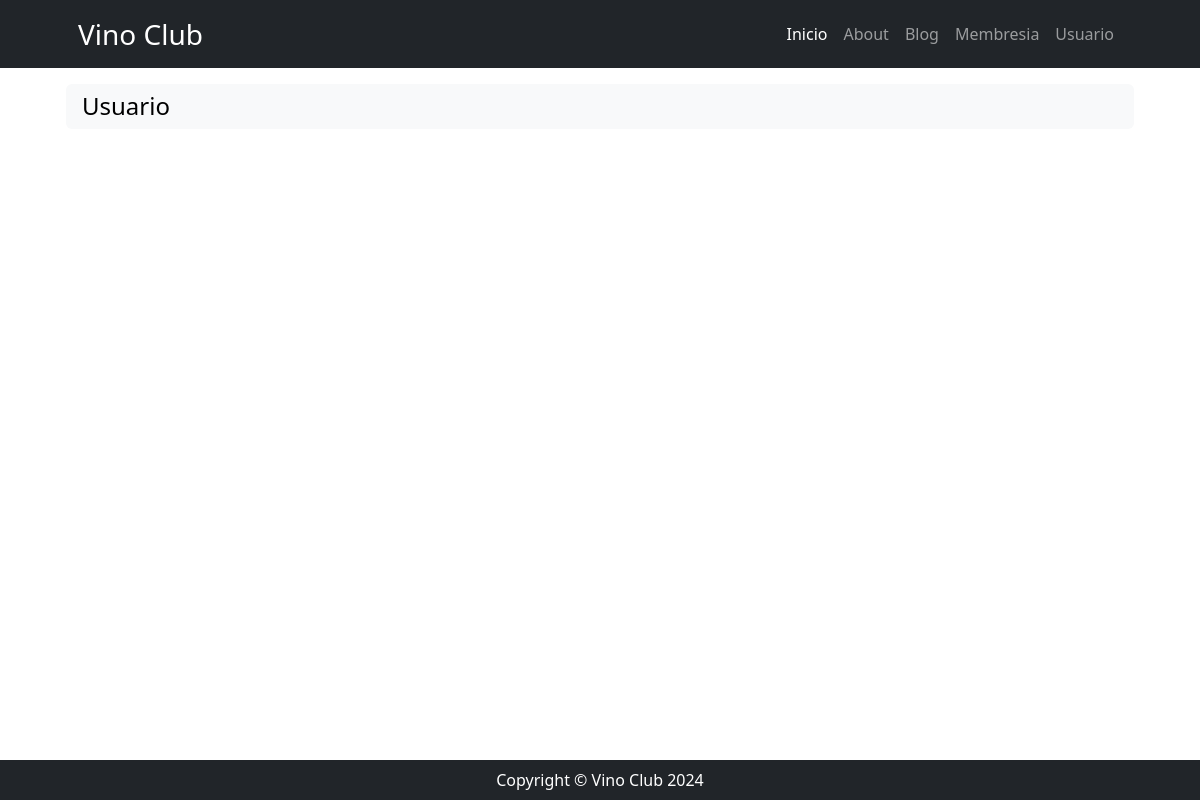
Page /usuario/ on the earlier database version.
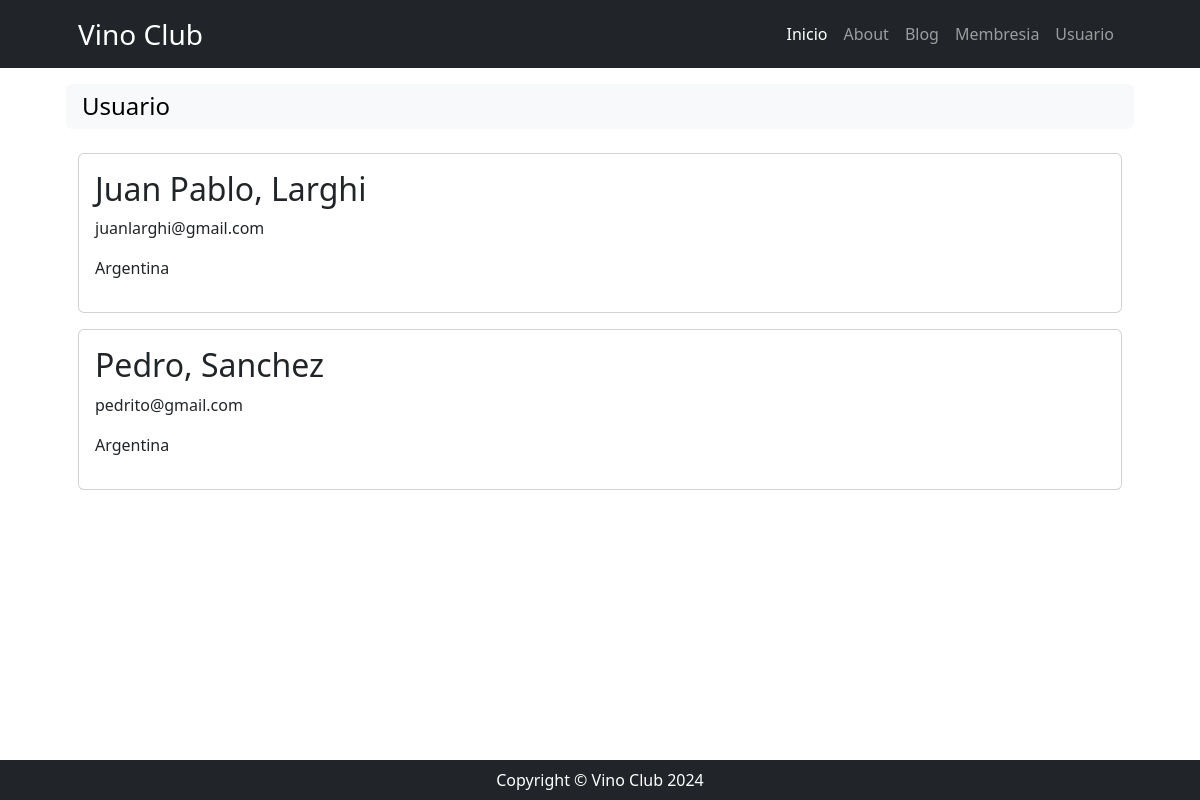
Same page on the later database version.
### usuario/models.py (models this page shows)
class Usuario(models.Model):
    nombre = models.CharField(max_length=45)
    apellido = models.CharField(max_length=45)
    pais_origen_id = models.ForeignKey(Pais, on_delete=models.SET_NULL, blank=True, null=True, verbose_name="país de origen")
    email = models.EmailField(max_length=100)
    password = models.CharField(max_length=200)
    created_at = models.DateField(auto_now_add=True)
    def __str__(self) -> str:
        return f"{self.nombre}, {self.apellido}"

class Pais(models.Model):
    nombre = models.CharField(max_length=45, verbose_name='país')
    def __str__(self):
        return self.nombre
    class Meta:
        verbose_name_plural = 'países'

### usuario/views.py (the view)
# urls.py: path('', views.home, name='home'),
def home(request):
    consulta_usuarios = models.Usuario.objects.all()
    context = {'usuarios': consulta_usuarios}
    return render(request, 'usuario/index.html', context)

### usuario/templates/usuario/index.html
{% extends 'core/base.html' %}
 {% block title %}
    {% include 'core/components/title1.html' with title='Usuario'%}
 {% endblock title %}
 {% block content %}
    {% for usuario in usuarios %}
      <div class="col mb-3">
        <div class="card">
           <div class="card-body">
          <h2>{{usuario}}</h2>
          <p>{{usuario.email}}</p>
          <p>{{usuario.pais_origen_id}}</p>
           </div>
        </div>
      </div>
    {% endfor %}
 {% endblock content %}

### core/templates/core/base.html (shortened to what this page needs)
{% load static %}
<!DOCTYPE html>
<html lang="es">
    <head>
        <link href="{% static 'core/css/styles.css' %}" rel="stylesheet" />
    </head>
    <body>
        {% include 'core/components/navbar.html' %}
        <div class="container px-4 px-lg-5">
            {% block title %}
            {% endblock title %}
            {% block content %}
            {% endblock content %}
        </div>
        {% include 'core/components/footer.html' %}
    </body>
</html>

### core/templates/core/components/navbar.html (shortened to what this page needs)
<nav class="navbar navbar-expand-lg navbar-dark bg-dark">
    <div class="container px-5">
        <a class="navbar-brand fs-3" href="{% url 'core:home' %}">Vino Club</a>
        <div class="collapse navbar-collapse" id="navbarSupportedContent">
            <ul class="navbar-nav ms-auto mb-2 mb-lg-0">
                <li class="nav-item"><a class="nav-link active" aria-current="page" href="{% url 'core:home' %}">Inicio</a></li>
                <li class="nav-item"><a class="nav-link" href="#!">About</a></li>
                <li class="nav-item"><a class="nav-link" href="{% url 'blog:home' %}">Blog</a></li>
                <li class="nav-item"><a class="nav-link" href="{% url 'membresia:home' %}">Membresia</a></li>
                <li class="nav-item"><a class="nav-link" href="{% url 'usuario:home' %}">Usuario</a></li>
            </ul>
        </div>
    </div>
</nav>

### core/templates/core/components/title1.html
<div class="row align-items-center my-3 ">
    <h1 class="fs-4 pb-lg-2 text-bg-light bg-opacity-40 px-3 py-2 rounded">
        {{ title }}
    </h1>
</div>

### core/templates/core/components/footer.html
<footer class="py-2 bg-dark fixed-bottom">
    <div class="container px-4 px-lg-5"><p class="m-0 text-center text-white">Copyright &copy; Vino Club 2024</p></div>
</footer>

Differences in the rows shown:
added Usuario: nombre+apellido "Juan Pablo, Larghi", email "juanlarghi@gmail.com", pais_origen_id "Argentina"
added Usuario: nombre+apellido "Pedro, Sanchez", email "pedrito@gmail.com", pais_origen_id "Argentina"
